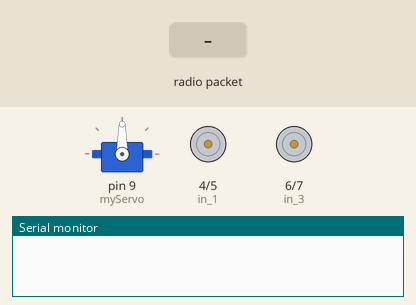
This sketch was run on a simulated Arduino Uno, built with avr-gcc and run on an emulated ATmega328P. On the bench: servo, motor-driver pin pairs drawn as motors (green arrow = first pin HIGH = forward, orange = second pin HIGH = backward, longer = more drive), the last lines printed to the serial monitor. The inputs (shaded band) are chosen by the test bench. No radio packets arrive unless stated.

Above: at 1.2 s.
1.3 s: radio packet "5" arrives
At 1.7 s:
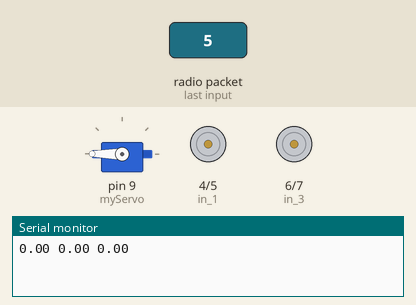
2.8 s: radio packet "90" arrives
At 4.1 s:
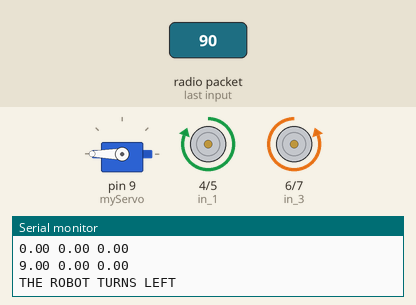
Timing chart, 0 to 5.8 s (numbered marks = the images above; inputs shaded):
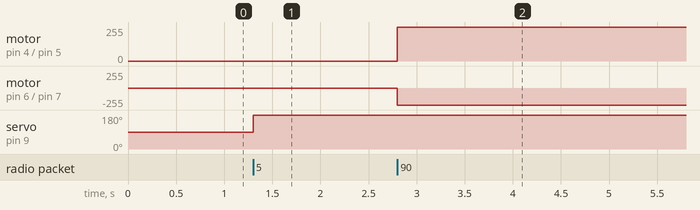

Measured:
- after the input at 1.3 s, servo on pin 9 (myServo): 90° → 180° at once
- after the input at 2.8 s, motor on pin 4 (in_1) / pin 5 (in_2): stopped → forward 255/255 at once; motor on pin 6 (in_3) / pin 7 (in_4): stopped → backward 255/255 at once

The sketch:

robot.ino
```cpp
#include <RH_ASK.h>
#include <SPI.h> // Not actualy used but needed to compile
#include <Adafruit_LIS3DH.h>
#include <Adafruit_Sensor.h>


#include <Servo.h>


const int in_1 = 4;
const int in_2 = 5;
const int in_3 = 6;
const int in_4 = 7;

RH_ASK driver;

Servo myServo;

void setup()
{

    myServo.attach(9);

    pinMode(in_1,OUTPUT) ;   //Logic pins are also set as output
    pinMode(in_2,OUTPUT) ;
    pinMode(in_3,OUTPUT) ;   //Logic pins are also set as output
    pinMode(in_4,OUTPUT) ;


    Serial.begin(9600);  // Debugging only

    if (!driver.init())
         Serial.println("init failed");


}

void loop()
{


    uint8_t buf[RH_ASK_MAX_MESSAGE_LEN];
    uint8_t buflen = sizeof(buf);

    String values;
    char charValues[buflen];

    float x_out;
    float y_out;
    float z_out;
    int flexValue = 77;
    float outputs[4];

    //Serial.println(flexValue);

    //myServo.write(90);
    //delay(2000);

    //myServo.write(180);
    //delay(2000);


    if (driver.recv(buf, &buflen)) // Non-blocking
    {


      int i;
      for(int i=0; i<buflen; i++){
        values += char(buf[i]);
      }
      values.toCharArray(charValues, buflen);
      //Serial.println(charValues);

      char delimiter[] = ",";

      // initialize first part (string, delimiter)
      char* ptr = strtok(charValues, delimiter);

      int c = 0;
      while(ptr != NULL) {
          //Serial.println(ptr);
          outputs[c] = atof(ptr);
          c++;
          // create next part
          ptr = strtok(NULL, delimiter);
      }

      x_out = outputs[0];
      y_out = outputs[1];
      z_out = outputs[2];
      flexValue = outputs[3];

      Serial.println(String(x_out) + " " + String(y_out) + " " + String(z_out));
      //Serial.println(flexValue);


      // FORWARD
      if(x_out > -0.30 && x_out < 0.30 && y_out < 0.30 && y_out > -0.30 && z_out < -0.30) {


        digitalWrite(in_1,HIGH) ;
        digitalWrite(in_2,LOW) ;
        digitalWrite(in_3,HIGH) ;
        digitalWrite(in_4,LOW) ;
        Serial.println("THE ROBOT IS MOVING FORWARD");


      }

      // right
      else if(x_out < -0.30 && y_out > -0.30 && y_out < 0.30 && z_out > -0.30 && z_out < 0.30){

        digitalWrite(in_1,LOW) ;
        digitalWrite(in_2,HIGH) ;
        digitalWrite(in_3,HIGH) ;
        digitalWrite(in_4,LOW) ;
        Serial.println("THE ROBOT TURNS RIGHT");


      }

      // backward
      else if(x_out > -0.30 && x_out < 0.30 && y_out > -0.30  && y_out < 0.30 && z_out > 0.30){


        digitalWrite(in_1,LOW) ;
        digitalWrite(in_2,HIGH) ;
        digitalWrite(in_3,LOW) ;
        digitalWrite(in_4,HIGH) ;
        Serial.println("THE ROBOT IS MOVING BACKWARD");

      }

      // left
      else if(x_out > 0.30 && y_out > -0.30 && y_out < 0.30 && z_out > -0.30 && z_out < 0.30){

        digitalWrite(in_1,HIGH) ;
        digitalWrite(in_2,LOW) ;
        digitalWrite(in_3,LOW) ;
        digitalWrite(in_4,HIGH) ;
        Serial.println("THE ROBOT TURNS LEFT");


      }

      // No movement
      else if(x_out > -0.30 && x_out < 0.30 && y_out < -0.30 && z_out > -0.30 && z_out < 0.30) {

        digitalWrite(in_1,LOW) ;
        digitalWrite(in_2,LOW) ;
        digitalWrite(in_3,LOW) ;
        digitalWrite(in_4,LOW) ;

        Serial.println("THE ROBOT IS NOT MOVING");

      }

      int servoPosition;

      servoPosition = map(flexValue, 77, 95, 40, 0);
      //Serial.println(servoPosition);
      myServo.write(servoPosition);

      delay(20);

    }

}
```
